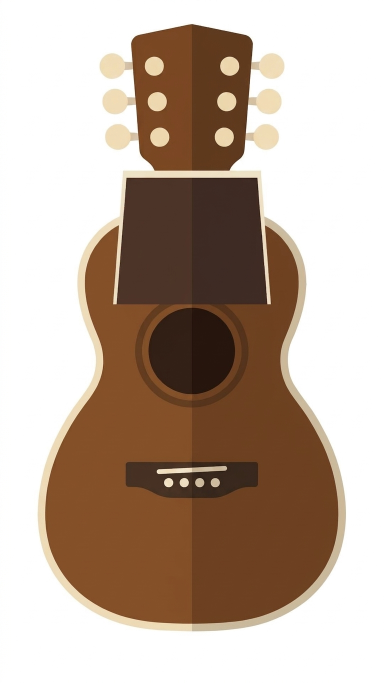
#> input picture docs/guitars/src/parlor3.jpg, 768 x 1365 px (shown at 1/2 size)
$ python build.py
#> lines starting #> are read from the running program, lines starting #| are printed output that depends on the picture; after the words box and inside, x2 and y2 are one past the last pixel; in counts of white or black regions, pixels touching at a corner belong together
### tools/guitars/guitar_trace.py
# Trace a flat-colour guitar image into a layered SVG: snap colours (k-means in Lab), drop thin lines (strings, frets),
# trace each colour's regions with OpenCV, smooth them into cubic Beziers, stack largest first so seams are covered.
import sys, json, numpy as np, cv2
from PIL import Image
from sklearn.cluster import KMeans

OFF = [0, 0]  # where the last load cropped from, in the source image
def load(path, crop=None, rot=0, scale=2.0):
#> called with path = 'docs/guitars/src/parlor3.jpg', rot = 0, scale = 1
    im = Image.open(path).convert("RGB")
#> im is the input picture: PIL image 768x1365 RGB; mean R, G, B 189.9, 171.9, 157.8
    if crop: im = im.crop(crop)
    if rot: im = im.rotate(rot, expand=True, fillcolor=(255, 255, 255))
    a = np.asarray(im)
    ink = (a.min(axis=2) < 232)
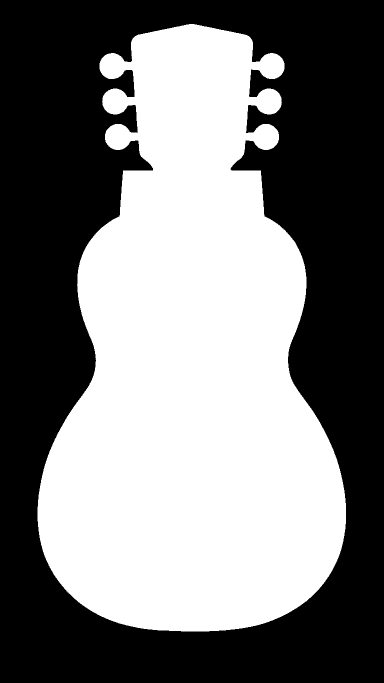
#> ink: shape (1365, 768) bool (shown at 1/2 size); 48.1% white; 1 white region, box (x1, y1, x2, y2) and area: (75, 48, 692, 1263) 504197
    ys, xs = np.where(ink)
    y0, y1, x0, x1 = max(0, ys.min() - 6), min(a.shape[0], ys.max() + 7), max(0, xs.min() - 6), min(a.shape[1], xs.max() + 7)
#> y0 = 42; y1 = 1269; x0 = 69; x1 = 698
    im = im.crop((x0, y0, x1, y1))
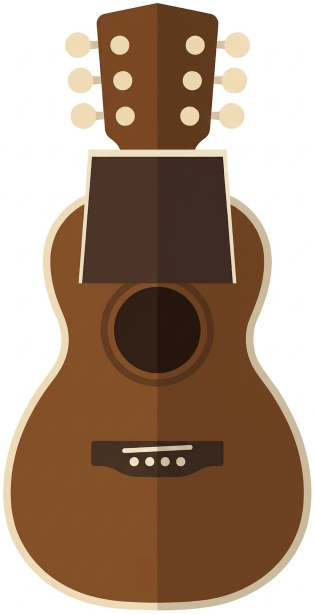
#> im: PIL image 629x1227 RGB (shown at 1/2 size); mean R, G, B 166.7, 142.1, 123
    OFF[:] = [x0, y0]
    im = im.resize((int(im.width * scale), int(im.height * scale)), Image.LANCZOS)
    a = cv2.medianBlur(np.asarray(im), 5)
    return a

def quantize(a, k):
    lab = cv2.cvtColor(a, cv2.COLOR_RGB2LAB).reshape(-1, 3).astype(np.float32)
    rgb = a.reshape(-1, 3)
    # background: near-white that touches the edge of the image (a white pickguard inside the guitar is not background)
    white = (a.min(axis=2) >= 236).astype(np.uint8)
    n, cc = cv2.connectedComponents(white)
    edge = set(np.unique(np.concatenate([cc[0], cc[-1], cc[:, 0], cc[:, -1]]))) - {0}
    bg = np.isin(cc, list(edge)).reshape(-1) & (white.reshape(-1) > 0)
    km = KMeans(n_clusters=k, n_init=4, random_state=1).fit(lab[~bg][::7])
    lbl = km.predict(lab)
    lbl[bg] = -1
    cent = cv2.cvtColor(km.cluster_centers_.astype(np.uint8).reshape(1, -1, 3), cv2.COLOR_LAB2RGB).reshape(-1, 3)
    return lbl.reshape(a.shape[:2]), cent

# [41 lines left out: functions smooth_path, trace, svg, not called in this run]

from scipy import ndimage
def clean(lbl, thin=3):
    """Pixels on lines thinner than ~thin px (strings, fret wires) take the label of the nearest solid region under them."""
    ker = cv2.getStructuringElement(cv2.MORPH_ELLIPSE, (2 * thin + 1, 2 * thin + 1))
    valid = np.zeros(lbl.shape, bool)
    for i in np.unique(lbl):
        m = (lbl == i).astype(np.uint8)
        valid |= cv2.morphologyEx(m, cv2.MORPH_OPEN, ker).astype(bool)
    idx = ndimage.distance_transform_edt(~valid, return_distances=False, return_indices=True)
    return lbl[idx[0], idx[1]], ~valid

# [67 lines left out: functions neck_lines, trace2, lines_svg, not called in this run]

### tools/guitars/build.py
"""Rebuild art/guitars/<leg>.js from the Nano images in docs/guitars/src.
   python3 tools/guitars/build.py [leg ...]      (needs opencv, scikit-learn, scipy, pillow)
Each guitar is split into `head` (above the nut), `body` (below where the board ends) and `over`, in the guitar's own
units (the traced picture at half scale). The neck is not in the art: the app draws it. Numbers in `nums`:
nut, end (where the board ends on the body), bridge (where the strings end), l0/r0 (board edges at the nut),
l1/r1 (at the end), cx (body centre), w/h (the view), bl/br (the widest the body gets, left and right)."""
import sys, os, json, numpy as np, cv2
ROOT = os.path.abspath(os.path.join(os.path.dirname(__file__), "..", ".."))
S = os.path.join(ROOT, "docs", "guitars")
OUT = os.path.join(ROOT, "art", "guitars")
sys.path.insert(0, os.path.dirname(__file__))
from guitar_trace import *
Q = float(os.environ.get("Q", .5))          # units: the 2x trace times Q
EPS = float(os.environ.get("EPS", 2.4))     # outline tolerance in 2x pixels
FLOOR = int(os.environ.get("FLOOR", 160))   # smallest region kept, in 2x pixels squared
BUDGET = 25000
NECK = {
  "parlor":    dict(nut=257, l0=242, r0=313, end=849, l1=230, r1=325, bridge=1150, board="#4A3328", inlay="dot",   mat="#F4F1EA"),
  "cutaway":   dict(nut=285, l0=240, r0=318, end=902, l1=232, r1=326, bridge=1160, board="#4A3328", inlay="dot",   mat="#F4F1EA", big=True),
  "solid":     dict(nut=293, l0=222, r0=300, end=955, l1=215, r1=307, bridge=1252, board="#DCB87E", inlay="block", mat="#1C1D22"),
  "hollow":    dict(nut=245, l0=247, r0=305, end=845, l1=240, r1=315, bridge=1082, board="#241F1D", inlay="split", mat="#F4F1EA"),
  "single":    dict(nut=257, l0=228, r0=305, end=880, l1=222, r1=312, bridge=1210, board="#241F1D", inlay="trap",  mat="#F5C542"),
  "classical": dict(nut=292, l0=232, r0=342, end=902, l1=228, r1=350, bridge=1232, board="#4A3328", inlay="diamond", mat="#3FCF8E"),
  "headliner": dict(nut=290, l0=322, r0=403, end=878, l1=316, r1=412, bridge=1192, board="#1C1A1F", inlay="star",  mat="#F5C542"),
}
NECK["cutaway"] = dict(nut=306, l0=235, r0=387, end=575, l1=235, r1=387, bridge=849, pl=215, pr=405, own=True)  # Nano round 3b, at 1x
NECK["single"] = dict(nut=308, l0=231, r0=401, end=597, l1=231, r1=401, bridge=977, cov=("#852026", "#6c1b20"), rim="#f1d5a8")  # the body only: the hardware is drawn by the app  # Nano round 3b, at 1x
# Round 3b (Nano's cleaned redraws, 768 x 1365): neck and bridge rows in SOURCE pixels (src=True); `paint` lists points
# on hardware the app draws itself, painted out (filled from the nearest colour around) within rows y0..y1 and dx of
# the centre.
R3 = dict(nut=342, l0=244, r0=523, end=609, l1=226, r1=542)
NECK["parlor"] = dict(R3, bridge=942, src=True, paint=dict(pts=[(300, 935), (384, 940), (345, 965), (420, 965)], rows=(900, 1012), dx=None))
NECK["classical"] = dict(R3, bridge=965, src=True, own=True)
NECK["solid"] = dict(R3, bridge=962, src=True, clean=True)
NECK["headliner"] = dict(R3, bridge=884, src=True, clean=True)
NECK["hollow"] = dict(nut=343, l0=322, r0=441, end=615, l1=322, r1=441, bridge=873, src=True, narrow=True, clean=True)
JOBS = {
  "parlor": dict(src="parlor3.jpg", k=14, scale=1.0, thin=1, eps=1.0, sm=7), "cutaway": dict(src="cutaway3.jpg", k=9, scale=1.0, thin=1, eps=1.0, sm=7), "solid": dict(src="solid3.jpg", k=10, scale=1.0, thin=1, eps=1.0, sm=7),
  "hollow": dict(src="hollow3.jpg", k=10, scale=1.0, thin=1, eps=1.0, sm=7), "single": dict(src="single3.jpg", k=9, scale=1.0, thin=1, eps=1.0, sm=7), "classical": dict(src="classical3.jpg", k=14, scale=1.0, thin=1, eps=1.0, sm=7),
  "headliner": dict(src="headliner3.jpg", k=10, scale=1.0, thin=1, eps=1.0, sm=7),
}
def nearest_label(cent, hexcol):
    c = np.array([int(hexcol[i:i + 2], 16) for i in (1, 3, 5)])
    return int(np.argmin(((cent.astype(int) - c) ** 2).sum(1)))

def fixes(name, lbl, cent):
    h, w = lbl.shape
    if name == "parlor":
        # the offset darker copy of the body sits on the right: a parlor is symmetric, so the body is the left half
        # mirrored; the right half then takes one flat darker tone of each colour (the app's shading rule)
        cx = 277
        for y in range(540, h):
            for x in range(cx + 1, w):
                lbl[y, x] = lbl[y, 2 * cx - x] if 2 * cx - x >= 0 else -1
        k = len(cent)
        dark = (cent.astype(float) * .84).astype(np.uint8)
        cent = np.vstack([cent, dark])
        r = lbl[540:, cx + 1:]
        r[r >= 0] += k
        return lbl, cent
    if name == "classical":
        # the dark outline: the biggest connected piece of the outline colour, the ring round the body, goes
        o = nearest_label(cent, "#8A5527")
        n, cc, st, _ = cv2.connectedComponentsWithStats((lbl == o).astype(np.uint8))
        if n > 1:
            k = 1 + int(np.argmax(st[1:, cv2.CC_STAT_AREA]))
            lbl[cc == k] = -1
    return lbl, cent

# [26 lines left out: function headliner_body, not called in this run]


def qp(c):
    """One closed outline as a smooth cubic path in whole units, relative commands."""
    pts = c.reshape(-1, 2).astype(float) * Q
    n = len(pts)
    if n < 3: return ""
    t = 0.5
    cp = []
    for i in range(n):
        p0, p1, p2, p3 = pts[(i - 1) % n], pts[i], pts[(i + 1) % n], pts[(i + 2) % n]
        cp.append((p1 + (p2 - p0) * t / 3, p2 - (p3 - p1) * t / 3, p2))
    cur = np.round(pts[0]).astype(int); d = f"M{cur[0]} {cur[1]}"
    for c1, c2, p in cp:
        e = np.round(p).astype(int)
        a1 = np.round(c1).astype(int) - cur; a2 = np.round(c2).astype(int) - cur; a3 = e - cur
        d += "c" + " ".join(map(str, (a1[0], a1[1], a2[0], a2[1], a3[0], a3[1])))
        cur = e
    return d + "z"

def layers_of(lbl2, cent, rows, k=1.0, j_eps=1.0, sm=0):
    """Traced colour layers for the rows kept, largest first. Returns [(hex, path)]."""
    keep = np.zeros(lbl2.shape, bool); keep[rows[0]:rows[1]] = True
    layers = []
    for i, col in enumerate(cent):
        m = ((lbl2 == i) & keep).astype(np.uint8) * 255
        m = cv2.morphologyEx(m, cv2.MORPH_OPEN, cv2.getStructuringElement(cv2.MORPH_ELLIPSE, (3, 3)))
        if sm: m = (cv2.GaussianBlur(m, (sm, sm), 0) > 127).astype(np.uint8) * 255  # flat clean art: round off the pixel steps
        if m.sum() / 255 < FLOOR * k * k: continue
        layers.append((int(m.sum()) // 255, col, m))
    layers.sort(key=lambda x: -x[0])
    out = []
    for _, col, m in layers:
        m = cv2.dilate(m, cv2.getStructuringElement(cv2.MORPH_ELLIPSE, (3, 3)))
        cs, _ = cv2.findContours(m, cv2.RETR_CCOMP, cv2.CHAIN_APPROX_NONE)
        d = "".join(qp(cv2.approxPolyDP(c, EPS * k * j_eps, True)) for c in cs if cv2.contourArea(c) >= FLOOR * k * k)
        if d: out.append(f"#{col[0]:02x}{col[1]:02x}{col[2]:02x}", ) if False else out.append((f"#{col[0]:02x}{col[1]:02x}{col[2]:02x}", d))
    return out

def shapes(layers):
    return "".join(f'<path fill="{c}" fill-rule="evenodd" d="{d}"/>' for c, d in layers)

def scale_svg(svg):
    """The drawn headliner body is in 2x units: scale it to the art's units with a group transform."""
    return f'<g transform="scale({Q})">{svg}</g>'

built = {}
for name in (sys.argv[1:] or list(JOBS)):
    j = JOBS[name]; nk = NECK[name]
    a = load(f"{S}/src/{j['src']}", j.get("crop"), j.get("rot", 0), j.get("scale", 2.0))
    if name == "hollow" and not nk.get("src"): a = cv2.resize(a, (a.shape[1] // 2, a.shape[0] // 2), interpolation=cv2.INTER_AREA)
    if nk.get("src"):  # numbers measured on the source image: move them into the cropped picture
        ox, oy = OFF
#> ox = 69; oy = 42
        nk = dict(nk, **{k: nk[k] - (ox if k[0] in "lr" else oy) for k in ("nut", "end", "bridge", "l0", "r0", "l1", "r1")})
#> nk = 9 items
    lbl, cent = quantize(a, j["k"])
#> in quantize, `n, cc = cv2.connectedComponents(white)`: n = 2
#> in quantize, `edge = set(np.unique(np.concatenate([cc[0], cc[-1], cc[:, 0], cc[:, -1..`: edge = 1 item
#> in quantize, `cent = cv2.cvtColor(km.cluster_centers_.astype(np.uint8).reshape(1, -1..`: cent = 14 rows, first 8: [107, 65, 32], [236, 217, 181], [59, 42, 34], [129, 80, 41], [201, 186, 158], [38, 21, 12], [73, 51, 38], [93, 57, 31]
    if not nk.get("src"): lbl, cent = fixes(name, lbl, cent)  # the round 1 fixes; round 3b art needs none
    lbl2, _ = clean(lbl, j.get("thin", 3))
#> the loop in clean, `for i in np.unique(lbl):` made 15 passes
    h, w = lbl2.shape
    nut, end = nk["nut"], nk["end"]
#> nut = 300; end = 567
    if nk.get("src") and not nk.get("narrow"):  # the neck in Nano's picture is replaced by the app's: each row takes the body colour beside it
        y0, y1, x0, x1 = nk["nut"] + 6, nk["end"] + 4, max(0, nk["l1"] - 10), nk["r1"] + 10
#> y0 = 306; y1 = 571; x0 = 147; x1 = 483
        mid = (x0 + x1) // 2
#> mid = 315
        for y in range(y0, y1):
            lbl2[y, x0:mid] = lbl2[y, max(0, x0 - 3)]
            lbl2[y, mid:x1] = lbl2[y, min(lbl2.shape[1] - 1, x1 + 3)]
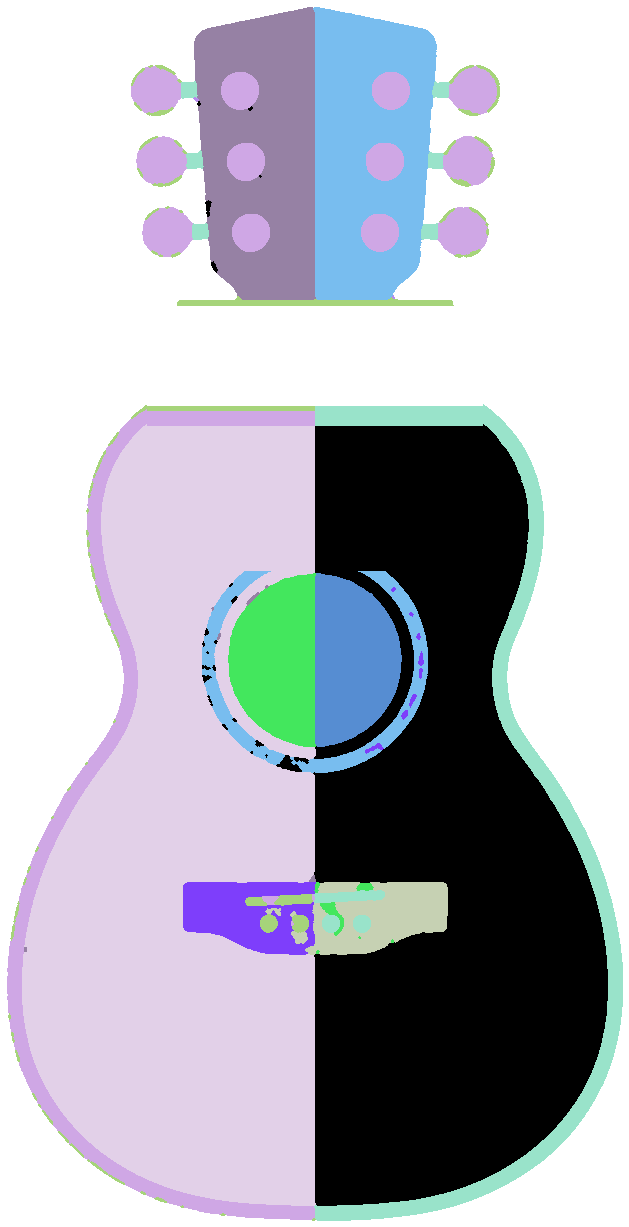
#> lbl2: shape (1227, 629) int32; 13 distinct labels, from -1 to 12; one colour per label, 0 black, -1 white
    if "paint" in nk:  # hardware the app draws: those colours, in the zone, take the colour nearest around them
        p = nk["paint"]; ox, oy = OFF
#> after `p = nk['paint']`: p = 3 items
        labs = {int(lbl2[y - oy, x - ox]) for x, y in p["pts"]}
#> labs = 4 items
        zone = np.zeros(lbl2.shape, bool); zone[p["rows"][0] - oy:p["rows"][1] - oy] = True
        if p["dx"]:
            zx = (nk["l1"] + nk["r1"]) // 2; zone[:, :max(0, zx - p["dx"])] = False; zone[:, zx + p["dx"]:] = False
        bad = zone & np.isin(lbl2, list(labs))
        idx = ndimage.distance_transform_edt(bad, return_distances=False, return_indices=True)
        lbl2 = lbl2[idx[0], idx[1]]
    if "cov" in nk:  # the app draws this guitar's hardware: paint the traced hardware out with the body's two flat colours
        L, R, B = (nearest_label(cent, c) for c in (*nk["cov"], nk["rim"]))
        zx = (nk["l1"] + nk["r1"]) // 2
        z = lbl2[end:nk["bridge"] + 215]
        keep = (z < 0) | (z == B)
        z[~keep & (np.arange(w)[None, :] < zx)] = L
        z[~keep & (np.arange(w)[None, :] >= zx)] = R
    kk = j.get("scale", 2.0) / 2.0
    head = shapes(layers_of(lbl2, cent, (0, nut + 4), kk, j.get("eps", 1.0), j.get("sm", 0)))
#> the loop in layers_of, `for i, col in enumerate(cent):` made 14 passes
#> after the loop in layers_of, `for i, col in enumerate(cent):`: layers = 6 items
#> the loop in layers_of, `for _, col, m in layers:` made 6 passes
#> (col, d) on passes 1, 2, 3, 5: ([93, 57, 31], 'M192 36'), ([119, 72, 35], 'M114 38'), ([236, 217, 181], 'M88 38'), ([201, 186, 158], 'M92 40')
    # the top of the body: the first row below the nut where the picture is wider than twice the board
    wid = (lbl2 >= 0).sum(axis=1)
#> wid = 1227 values, max 616 at index 969, min 0 at index 0, mean 385.2
    top = next(y for y in range(nut + 40, h) if wid[y] > min(2.0 * (nk["r1"] - nk["l1"]), nk["r1"] - nk["l1"] + 24))
#> top = 406
    if name == "headliner" and not nk.get("src"):
        body = scale_svg(headliner_body(a, lbl, nk))
    else:
        body = shapes(layers_of(lbl2, cent, (top - 6, h), kk, j.get("eps", 1.0), j.get("sm", 0)))
#> the loop in layers_of (call 2), `for i, col in enumerate(cent):` made 14 passes
#> the loop in layers_of (call 2), `for _, col, m in layers:` made 10 passes
#> (col, d) on passes 1 to 4: ([129, 80, 41], 'M73 212'), ([107, 65, 32], 'M242 212'), ([236, 217, 181], 'M73 204'), ([201, 186, 158], 'M158 202')
    # the widest the body gets, from the label image below the board end
    solid = (lbl2[end:] >= 0)
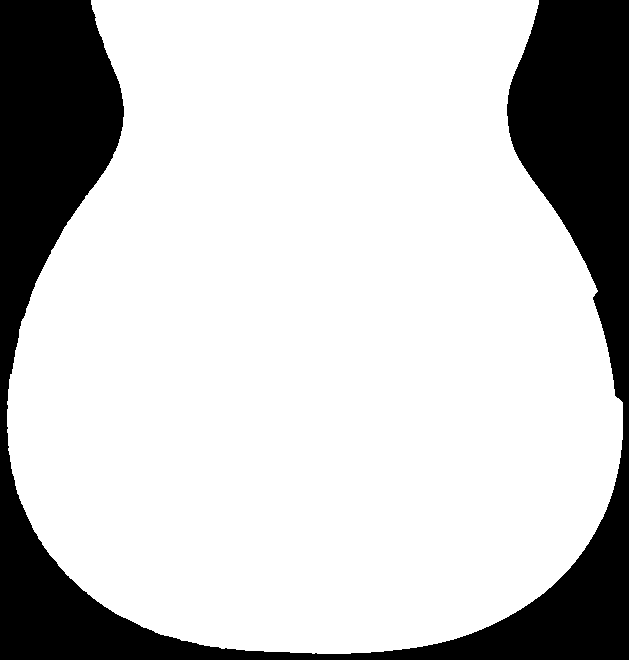
#> solid: shape (660, 629) bool; 78.4% white; 1 black region, box (x1, y1, x2, y2) and area: (0, 0, 629, 660) 89865
    cols = np.where(solid.any(axis=0))[0]
#> cols = 616 values from 7 to 622
    hc = np.where((lbl2[:nut + 4] >= 0).any(axis=0))[0]
#> hc = 369 values from 131 to 499
    cx = (nk["l1"] + nk["r1"]) / 2
#> cx = 315
    nums = dict(top=round(top * Q), nut=round(nut * Q), end=round(end * Q), bridge=round(nk["bridge"] * Q), l0=round(nk["l0"] * Q), r0=round(nk["r0"] * Q),
                l1=round(nk["l1"] * Q), r1=round(nk["r1"] * Q), cx=round(cx * Q), w=round(w * Q), h=round(h * Q),
                bl=round(cols.min() * Q), br=round(cols.max() * Q),
                hl=round(hc.min() * Q), hr=round(hc.max() * Q))
#> nums = 15 items
    if nk.get("own"): nums.update(own=1)
    if "pl" in nk: nums.update(pl=round(nk["pl"] * Q), pr=round(nk["pr"] * Q))  # the art has its own bridge: the pins span from pl to pr
    # the silhouette of the body (the outer edge), for covering what is drawn over it
    sm = (lbl2 >= 0).astype(np.uint8); sm[:top - 6, :] = 0
#> after `sm[:top - 6, :] = 0`:
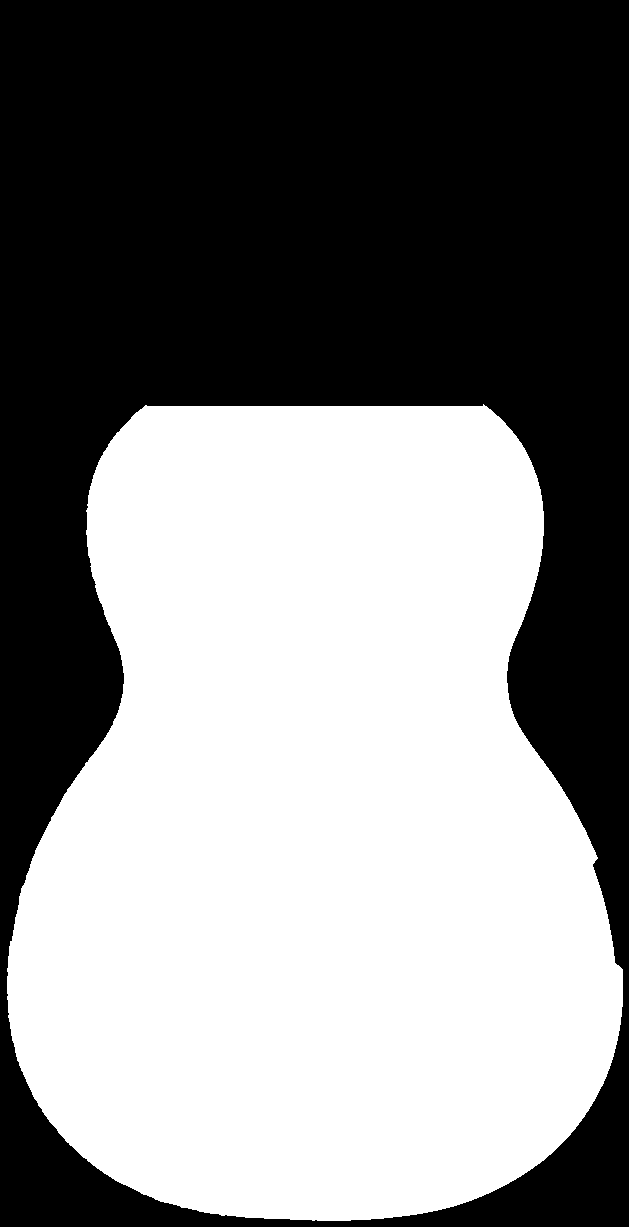
#> sm: shape (1227, 629); values 0 (black) and 1 (white), 51.2% white; 1 black region, box (x1, y1, x2, y2) and area: (0, 0, 629, 1227) 376972
    sm = cv2.GaussianBlur(cv2.morphologyEx(sm * 255, cv2.MORPH_OPEN, cv2.getStructuringElement(cv2.MORPH_ELLIPSE, (9, 9))), (9, 9), 0) > 127
    cs0, _ = cv2.findContours(sm.astype(np.uint8), cv2.RETR_EXTERNAL, cv2.CHAIN_APPROX_NONE)
#> cs0 = 1 contour; box (x1, y1, x2, y2) and area: (7, 406, 623, 1221) 393632
    sil = qp(cv2.approxPolyDP(max(cs0, key=cv2.contourArea), EPS * kk * 2, True))
    art = dict(head=head, body=body, over="", sil=sil, **({"cov": list(nk["cov"]), "rim": nk["rim"], "clean": 1} if "cov" in nk else {"clean": 1} if "paint" in nk or nk.get("clean") else {}), nums=nums, view=[round(w * Q), round(h * Q)])
#> art = 7 items
    js = "/* Traced from the Nano art by tools/guitars/build.py. Do not edit by hand. */\nexport default " + json.dumps(art, separators=(",", ":")) + ";\n"
    os.makedirs(OUT, exist_ok=True)
    open(f"{OUT}/{name}.js", "w").write(js)
    print(f"{name:10s} head {len(head)/1000:5.1f}K body {len(body)/1000:5.1f}K total {len(js)/1000:5.1f}K", "OK" if len(js) <= BUDGET else "OVER")
#| parlor     head   7.4K body  10.4K total  19.0K OK
#> (the run stopped early here; a loop or call above may not have finished)
